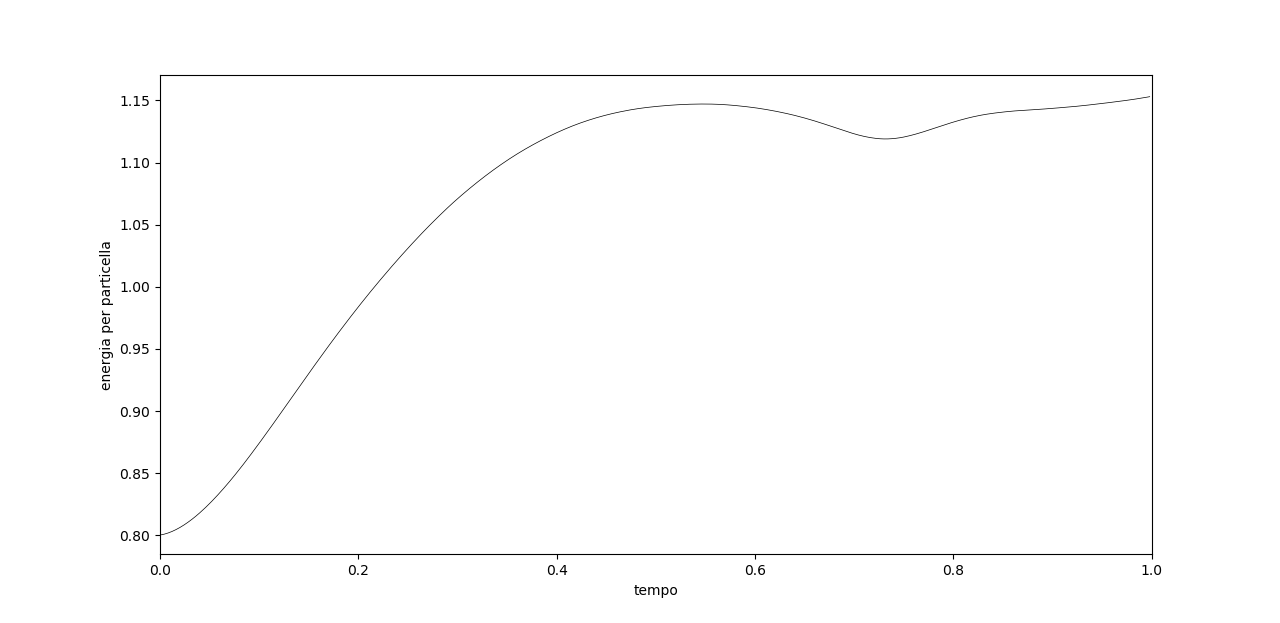

Recreate this plot in Python.
# libraries
import matplotlib.pyplot as plt
import numpy as np
import pandas as pd
import ast


energie = []
with open('energiaK.txt', 'U') as f: #apre file
	data=f.read() #copia in una stringa tutto il documento
	#data=data.split('\n') #divide per riga in una lista di stringhe
	#for numero in data[:-1]:
		#print numero
		#energie.append(float(numero))
	energie = ast.literal_eval(data)

ascissa = [0]*len(energie)
for indice in range(len(ascissa)):
	ascissa[indice] = 0.002 * indice


# Create a dataset:
#df=pd.DataFrame({'k': range(1,101), 'sigma': np.random.randn(100)*15+range(1,101) })
df=pd.DataFrame({'iterazioni': np.array(ascissa), 'energie': np.array(energie)})

# plot
plt.plot('iterazioni', 'energie', data=df, linestyle='-', linewidth=0.5, marker='', color ='black')
plt.xlabel('tempo')
plt.ylabel('energia per particella')
plt.show()
